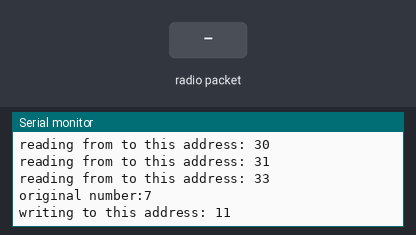
A sketch run on a simulated Arduino Uno, built with avr-gcc and run on an emulated ATmega328P. Shown: the last lines printed to the serial monitor. The inputs (shaded band) are chosen by the test bench. Random numbers use the default seed unless the sketch sets one; no radio packets arrive unless stated.

Above: at 1.3 s.
1.4 s: radio packet "1" arrives
At 1.9 s:
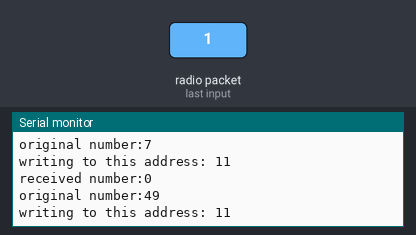
2.9 s: radio packet "0" arrives
At 4.1 s:
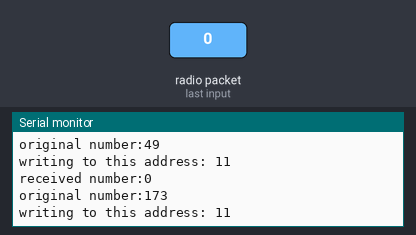
4.4 s: radio packet "2" arrives
At 5.4 s:
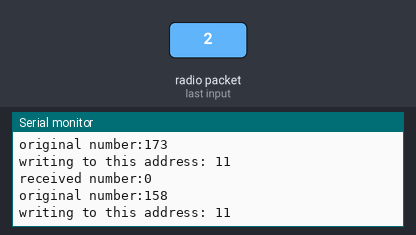
Timing chart, 0 to 7.4 s (numbered marks = the images above; inputs shaded):
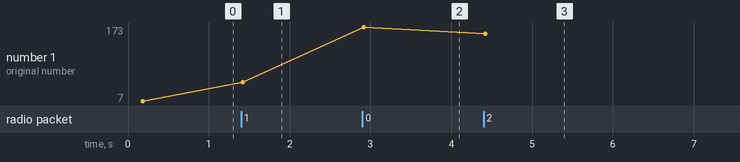

The sketch:

rf24G_send.ino
```cpp
/* This sketch sends a packet with random data to another radio and waits for
 * the packet to be sent back.  It prints out the random data and the received data, which should be the same.
 */

#include <rf24g.h>
// We must instantiate the RF24_G object outside of the setup function so it is available in the loop function
RF24_G test;
void setup() {
  Serial.begin(9600);
  // create the RF24G object with an address of 4, using pins 7 and 8
  test = RF24_G(4, 9, 10);


}

void loop() {
  // create a random number
  uint8_t randNumber = random(300);
  // create a variable to store the received number
  int actual;
  // declare the sender packet variable
  packet sender;
  // declare the receiver packet variable
  packet receiver;
  // set the destination of the packet to address 1
  sender.setAddress(1);
  // write the payload to the packet
  sender.addPayload(&randNumber, sizeof(int));
  // print out the original payload
  Serial.print("original number:");
  Serial.println(randNumber);
  // send the packet, if it is successful try to read back the packet
  if (test.write(&sender) == true) {
    // wait until a packet is received
    while (test.available() != true);
    // copy the packet into the receiver object
    test.read(&receiver);
    // copy the payload into the actual value
    receiver.readPayload(&actual, sizeof(int));
    // print out the actual value received
    Serial.print("received number:");
    Serial.println(actual);

  } else{
    Serial.print("err");
  }

}
```

Measured:
- after the input at 1.4 s, the serial monitor: prints a new line at once (image 1)
- after the input at 2.9 s, the serial monitor: prints a new line at once (image 2)
- after the input at 4.4 s, the serial monitor: prints a new line at once (image 3)
- plotted number 1: 7 → 49 after the input at 1.4 s, 49 → 173 after the input at 2.9 s, 173 → 158 after the input at 4.4 s
